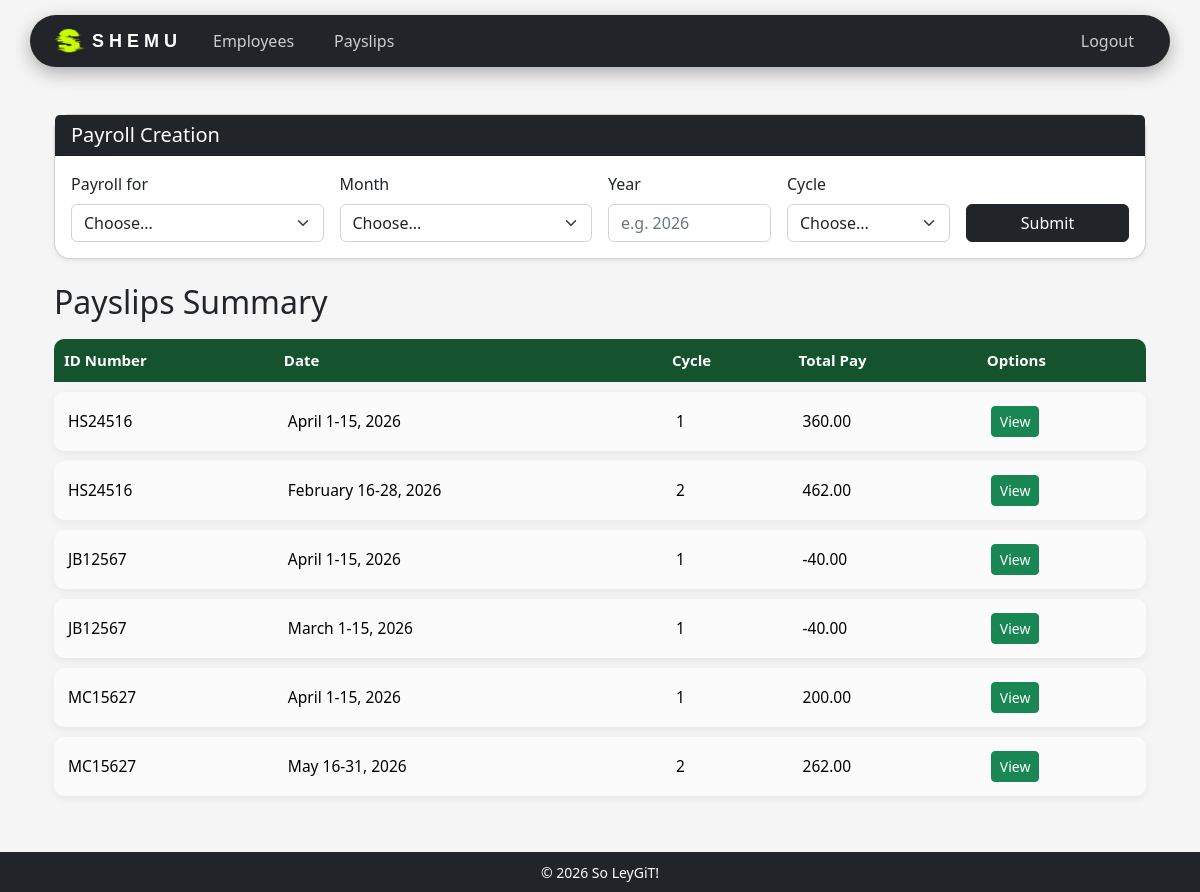
The page /payslips/ (signed in) on the database as committed earlier.
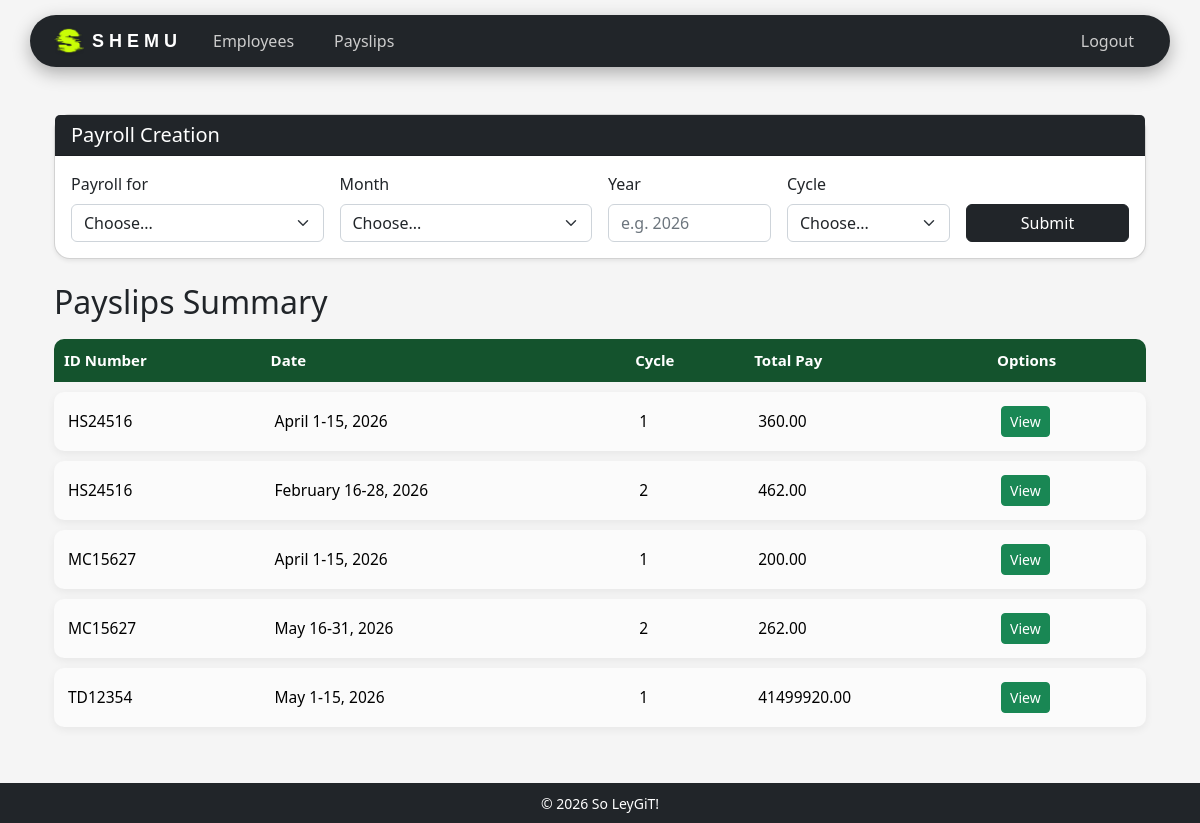
The same page on the database as committed later.
### payroll_app/models.py (models this page shows, shortened)
class Payslip(models.Model):
    id_number = models.ForeignKey(Employee, on_delete=models.CASCADE)
    month = models.CharField(max_length=50)
    date_range = models.CharField(max_length=100)
    year = models.CharField(max_length=100)
    pay_cycle = models.IntegerField()
    rate = models.FloatField()
    earnings_allowance = models.FloatField()
    deductions_tax = models.FloatField()
    deductions_health = models.FloatField()
    pag_ibig = models.FloatField()
    sss = models.FloatField()
    overtime = models.FloatField()
    total_pay = models.FloatField()

class Employee(models.Model):
    user = models.OneToOneField(User, on_delete=models.CASCADE, null=True, blank=True)
    name = models.CharField(max_length=200)
    id_number = models.CharField(max_length=200, primary_key=True) # use <str:pk> when linking here
    rate = models.FloatField()
    overtime_pay = models.FloatField(null=True, blank=True, default=0)
    allowance = models.FloatField(null=True, blank=True, default=0)

### payroll_app/views.py (the view, shortened to what this page needs)
# urls.py: path('payslips/', views.payslips_view, name='payslips'),
@login_required
def payslips_view(request):
    if request.user.is_staff:
        payslips = Payslip.objects.all().order_by('id_number__name', 'year', 'month', 'pay_cycle')
        employees = Employee.objects.all()
    months = ['January', 'February', 'March', 'April', 'May', 'June', 'July', 'August', 'September', 'October', 'November', 'December']
    if request.method == 'POST' and not request.user.is_staff:
        return redirect('payslips')
    context = {
        'payslips': payslips,
        'employees': employees,
        'months': months,
    }
    return render(request, 'payroll_app/payslips.html', context)

### payroll_app/templates/payroll_app/payslips.html (shortened to what this page needs)
{% extends 'payroll_app/base.html' %}
{% block content %}
<div class="container">
    {% if user.is_staff %}
    <div class="card shadow-sm mb-4">
        <div class="card-header bg-dark text-white">
            <h5 class="mb-0">Payroll Creation</h5>
        </div>
        <div class="card-body">
            <form method="POST">
                <div class="row g-3 align-items-end">
                    <div class="col-md-3">
                        <label class="form-label">Payroll for</label>
                        <select name="payroll_for" class="form-select" required>
                            <option value="">Choose...</option>
                        </select>
                    </div>
                    <div class="col-md-3">
                        <label class="form-label">Month</label>
                        <select name="month" class="form-select" required>
                            <option value="">Choose...</option>
                        </select>
                    </div>
                    <div class="col-md-2">
                        <label class="form-label">Year</label>
                        <input type="text" name="year" class="form-control" placeholder="e.g. 2026" maxlength="4"
                            pattern="[0-9]{4}" title="Enter a valid year" required>
                    </div>
                    <div class="col-md-2">
                        <label class="form-label">Cycle</label>
                        <select name="cycle" class="form-select" required>
                            <option value="">Choose...</option>
                        </select>
                    </div>
                    <div class="col-md-2 pt-4">
                        <button type="submit" class="btn btn-dark w-100">Submit</button>
                    </div>
                </div>
            </form>
        </div>
    </div>
    {% endif %}
    <h2>Payslips Summary</h2>
    <table class="table modern-table">
        <thead class="table-dark">
            <tr>
                <th>ID Number</th>
                <th>Date</th>
                <th>Cycle</th>
                <th>Total Pay</th>
                <th>Options</th>
            </tr>
        </thead>
        <tbody>
            {% for slip in payslips %}
            <tr>
                <td>{{ slip.id_number.id_number }}</td>
                <td>{{ slip.month }} {{ slip.date_range }}, {{ slip.year }}</td>
                <td>{{ slip.pay_cycle }}</td>
                <td>{{ slip.total_pay|floatformat:2 }}</td>
                <td>
                    <a href="{% url 'view_payslip' slip.pk %}" class="btn btn-success btn-sm">View</a>
                </td>
            </tr>
            {% empty %}
            <tr>
                <td colspan="5" class="text-center">No payslips yet.</td>
            </tr>
            {% endfor %}
        </tbody>
    </table>
</div>
{% endblock %}

### payroll_app/templates/payroll_app/base.html (shortened to what this page needs)
{% load static %}
<!DOCTYPE html>
<html lang="en">
<head>
    <link rel="stylesheet" href="{% static 'bootstrap/css/bootstrap.min.css' %}">
    <link rel="stylesheet" href="{% static 'bootstrap/css/custom.css' %}">
</head>
<body class="d-flex flex-column min-vh-100">
    {% block navbar %}
    <div class="navbar-wrapper">
        <nav class="navbar navbar-dark bg-dark rounded-nav">
            <div class="container-fluid d-flex align-items-center px-4">
                <div class="d-flex align-items-center">
                    <img src="{% static 'bootstrap/images/logo.png' %}" alt="logo" width="30" height="30" class="me-2">
                    <span class="brand-text">S H E M U</span>
                </div>
                <div class="d-flex align-items-center ms-4">
                    {% if user.is_authenticated %}
                    {% if user.is_staff %}
                    <a href="{% url 'employee_list' %}" class="nav-btn me-3 text-decoration-none">
                        Employees
                    </a>
                    {% endif %}
                    <a href="{% url 'payslips' %}" class="nav-btn text-decoration-none">Payslips</a>
                    {% endif %}
                </div>
                <div class="ms-auto">
                    {% if user.is_authenticated %}
                    <form method="POST" action="{% url 'logout' %}">
                        <button type="submit" class="nav-btn border-0 text-decoration-none">
                            Logout
                        </button>
                    </form>
                    {% endif %}
                </div>
            </div>
        </nav>
    </div>
    {% endblock %}
    <div class="container mt-4 flex-grow-1">
        {% block content %}{% endblock %}
    </div>
    <footer class="bg-dark text-white text-center py-2 mt-auto">
        <small>&copy; 2026 So LeyGiT!</small>
    </footer>
</body>
</html>

Rows that differ between the two databases and show on the page:
removed Payslip: id_number.id_number "JB12567", month "April", date_range "1-15", year "2026", pay_cycle "1", total_pay "-40.00"
removed Payslip: id_number.id_number "JB12567", month "March", date_range "1-15", year "2026", pay_cycle "1", total_pay "-40.00"
added Payslip: id_number.id_number "TD12354", month "May", date_range "1-15", year "2026", pay_cycle "1", total_pay "41499920.00"
